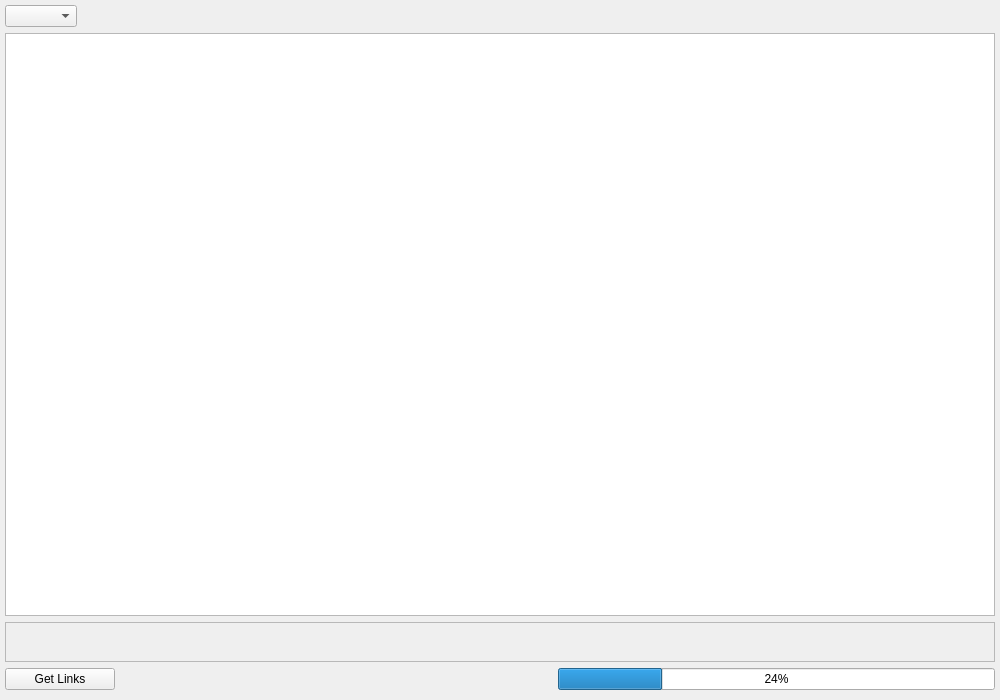
<?xml version="1.0" encoding="UTF-8"?>
<ui version="4.0">
 <class>GetLinksInterface</class>
 <widget class="QWidget" name="GetLinksInterface">
  <property name="geometry">
   <rect>
    <x>0</x>
    <y>0</y>
    <width>1000</width>
    <height>700</height>
   </rect>
  </property>
  <property name="windowTitle">
   <string>Form</string>
  </property>
  <layout class="QVBoxLayout" name="verticalLayout_2">
   <property name="leftMargin">
    <number>0</number>
   </property>
   <property name="topMargin">
    <number>0</number>
   </property>
   <property name="rightMargin">
    <number>0</number>
   </property>
   <property name="bottomMargin">
    <number>0</number>
   </property>
   <item>
    <layout class="QVBoxLayout" name="verticalLayout">
     <property name="leftMargin">
      <number>5</number>
     </property>
     <property name="topMargin">
      <number>5</number>
     </property>
     <property name="rightMargin">
      <number>5</number>
     </property>
     <property name="bottomMargin">
      <number>10</number>
     </property>
     <item>
      <layout class="QHBoxLayout" name="horizontalLayout">
       <item>
        <widget class="ComboBox" name="websiteNameCombo"/>
       </item>
       <item>
        <spacer name="horizontalSpacer">
         <property name="orientation">
          <enum>Qt::Horizontal</enum>
         </property>
         <property name="sizeType">
          <enum>QSizePolicy::Expanding</enum>
         </property>
         <property name="sizeHint" stdset="0">
          <size>
           <width>30</width>
           <height>20</height>
          </size>
         </property>
        </spacer>
       </item>
      </layout>
     </item>
     <item>
      <layout class="QVBoxLayout" name="inputFileCard"/>
     </item>
     <item>
      <widget class="CustomTable" name="tablePreview"/>
     </item>
     <item>
      <widget class="SmoothScrollArea" name="sheetsView">
       <property name="maximumSize">
        <size>
         <width>16777215</width>
         <height>40</height>
        </size>
       </property>
       <property name="verticalScrollBarPolicy">
        <enum>Qt::ScrollBarAlwaysOff</enum>
       </property>
       <property name="sizeAdjustPolicy">
        <enum>QAbstractScrollArea::AdjustIgnored</enum>
       </property>
       <property name="widgetResizable">
        <bool>true</bool>
       </property>
       <property name="alignment">
        <set>Qt::AlignLeading|Qt::AlignLeft|Qt::AlignTop</set>
       </property>
       <widget class="QWidget" name="scrollAreaWidgetContents">
        <property name="geometry">
         <rect>
          <x>0</x>
          <y>0</y>
          <width>988</width>
          <height>38</height>
         </rect>
        </property>
        <layout class="QHBoxLayout" name="horizontalLayout_3"/>
       </widget>
      </widget>
     </item>
     <item>
      <layout class="QHBoxLayout" name="horizontalLayout_2" stretch="0,0,0">
       <item>
        <widget class="PushButton" name="excelRunBtn">
         <property name="minimumSize">
          <size>
           <width>110</width>
           <height>0</height>
          </size>
         </property>
         <property name="text">
          <string>Get Links</string>
         </property>
        </widget>
       </item>
       <item>
        <spacer name="horizontalSpacer_3">
         <property name="orientation">
          <enum>Qt::Horizontal</enum>
         </property>
         <property name="sizeHint" stdset="0">
          <size>
           <width>40</width>
           <height>20</height>
          </size>
         </property>
        </spacer>
       </item>
       <item>
        <widget class="ProgressBar" name="progressBar">
         <property name="value">
          <number>24</number>
         </property>
        </widget>
       </item>
      </layout>
     </item>
    </layout>
   </item>
  </layout>
 </widget>
 <customwidgets>
  <customwidget>
   <class>ComboBox</class>
   <extends>QComboBox</extends>
   <header>qfluentwidgets</header>
  </customwidget>
  <customwidget>
   <class>PushButton</class>
   <extends>QPushButton</extends>
   <header>qfluentwidgets</header>
  </customwidget>
  <customwidget>
   <class>ProgressBar</class>
   <extends>QProgressBar</extends>
   <header>qfluentwidgets</header>
  </customwidget>
  <customwidget>
   <class>CustomTable</class>
   <extends>QTableWidget</extends>
   <header>app.components.custom_table</header>
  </customwidget>
  <customwidget>
   <class>SmoothScrollArea</class>
   <extends>QScrollArea</extends>
   <header>qfluentwidgets</header>
   <container>1</container>
  </customwidget>
 </customwidgets>
 <resources/>
 <connections/>
</ui>
